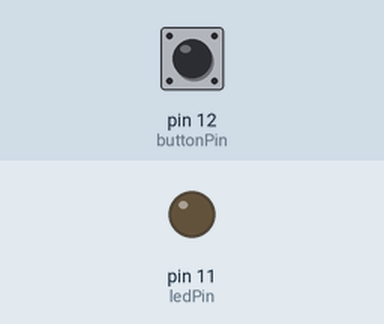
Bench run of a program on a simulated Raspberry Pi (header pin numbers). Parts: output pins drawn as LEDs (lit = HIGH). Inputs (shaded band) come from the test bench; at power-on: pin 12 (buttonPin) HIGH. What the program prints to the terminal is not drawn.

Above: at 1.2 s.
1.3 s: pin 12 (buttonPin) pulled LOW for 0.15 s
At 1.52 s:
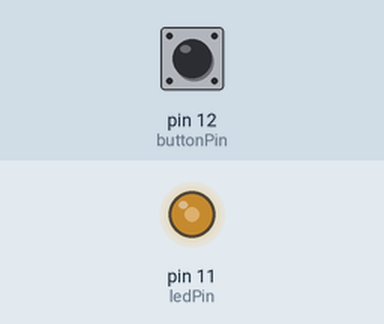
3.2 s: pin 12 (buttonPin) pulled LOW for 3.2 s
At 8.0 s:
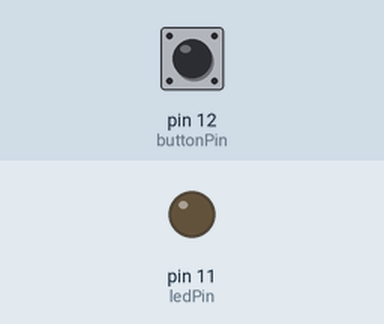
Timing chart, 0 to 9.5 s (numbered marks = the images above; inputs shaded):
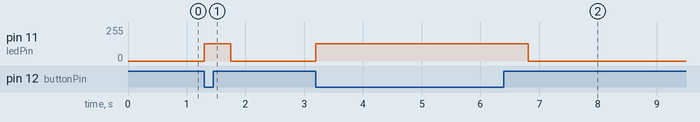

Measured:
- after the input at 1.3 s, pin 11 (ledPin): 0/255 → 128/255 at once, → 0/255 0.45 s later
- after the input at 3.2 s, pin 11 (ledPin): 0/255 → 128/255 at once, → 0/255 3.6 s later

The program:

AlertMe.py
```python
import RPi.GPIO as GPIO
import time
import math

# make sure you connect to Negative and then (-)-----o/o-----GOIP Pin 12
# make connect either LED or Buzzer to GPIO 11 (-)-|BUZZER|(+) >-- GPIO pin 11

ledPin = 11
buttonPin = 12

def setup():
    global pwm
    GPIO.setmode(GPIO.BOARD)
    GPIO.setup(ledPin, GPIO.OUT)
    GPIO.setup(buttonPin, GPIO.IN, pull_up_down= GPIO.PUD_UP)
    pwm = GPIO.PWM(ledPin, 1)
    pwm.start(0)


def loop():
    while True:
        if GPIO.input(buttonPin)==GPIO.LOW:
            alertMe()
            print("Alert On")
        else:
            stopAlert()
            print("Alert OFF")

def alertMe():
    pwm.start(50)
    for x in range(0,361):
        sinwave = math.sin(x * (math.pi/ 180.0))
        toneVal = 2000 + sinwave *500
        print(toneVal)
        pwm.ChangeFrequency(toneVal)
        time.sleep(0.001)


def stopAlert():
    pwm.stop()


def destroy():
   GPIO.output(ledPin, GPIO.LOW)
   GPIO.cleanup()

if __name__ =="__main__":
    setup()

    try:
        loop()
    except KeyboardInterrupt:
        destroy()
        
```
